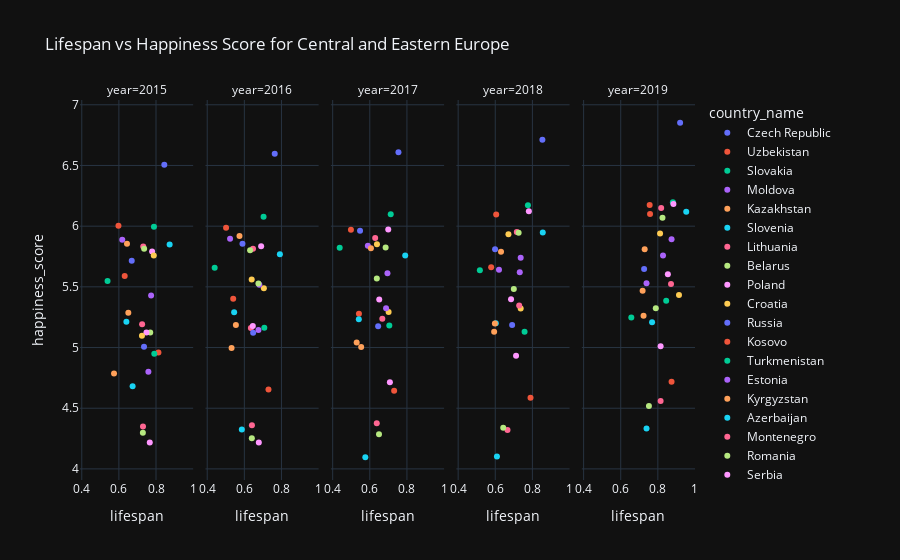

The code cell stored with this chart in its notebook:
### Code cell
fig = px.scatter(df_region,
                x = 'lifespan',
                y = 'happiness_score',
                color = 'country_name', 
                template='plotly_dark',
                facet_col = 'year',
                title = 'Lifespan vs Happiness Score for Central and Eastern Europe',
                )
fig.show()
